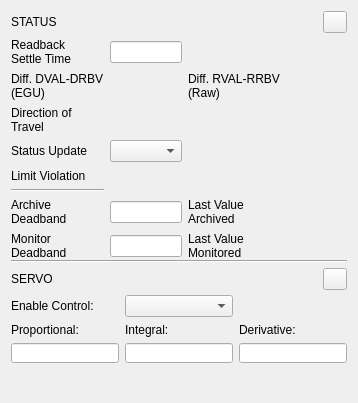
       <widget class="QWidget" name="page_10">
        <layout class="QVBoxLayout" name="verticalLayout_11">
         <property name="spacing">
          <number>0</number>
         </property>
         <property name="bottomMargin">
          <number>0</number>
         </property>
         <item>
          <layout class="QHBoxLayout" name="horizontalLayout_19">
           <item>
            <widget class="QLabel" name="label_172">
             <property name="text">
              <string>STATUS</string>
             </property>
            </widget>
           </item>
           <item>
            <widget class="PyDMRelatedDisplayButton" name="PyDMRelatedDisplayButton_10">
             <property name="maximumSize">
              <size>
               <width>24</width>
               <height>24</height>
              </size>
             </property>
             <property name="toolTip">
              <string/>
             </property>
             <property name="filenames" stdset="0">
              <stringlist>
               <string>mc_expert_individual_screens/expert_motor_status_control.ui</string>
              </stringlist>
             </property>
             <property name="macros" stdset="0">
              <stringlist>
               <string>{&quot;P&quot;:&quot;${P}&quot;,&quot;M&quot;:&quot;${M}&quot;}</string>
              </stringlist>
             </property>
             <property name="openInNewWindow" stdset="0">
              <bool>true</bool>
             </property>
            </widget>
           </item>
          </layout>
         </item>
         <item>
          <spacer name="verticalSpacer_20">
           <property name="orientation">
            <enum>Qt::Vertical</enum>
           </property>
           <property name="sizeType">
            <enum>QSizePolicy::Fixed</enum>
           </property>
           <property name="sizeHint" stdset="0">
            <size>
             <width>20</width>
             <height>5</height>
            </size>
           </property>
          </spacer>
         </item>
         <item>
          <widget class="QWidget" name="widget_status_2" native="true">
           <property name="styleSheet">
            <string notr="true"/>
           </property>
           <layout class="QGridLayout" name="gridLayout_22" columnstretch="1,1,1,1">
            <property name="leftMargin">
             <number>0</number>
            </property>
            <property name="topMargin">
             <number>0</number>
            </property>
            <property name="rightMargin">
             <number>0</number>
            </property>
            <property name="bottomMargin">
             <number>0</number>
            </property>
            <item row="3" column="1">
             <widget class="PyDMLabel" name="PyDMLabel_16">
              <property name="minimumSize">
               <size>
                <width>0</width>
                <height>20</height>
               </size>
              </property>
              <property name="toolTip">
               <string/>
              </property>
              <property name="channel" stdset="0">
               <string>${P}${M}.TDIR</string>
              </property>
             </widget>
            </item>
            <item row="1" column="1">
             <widget class="PyDMLineEdit" name="PyDMLineEdit_88">
              <property name="minimumSize">
               <size>
                <width>0</width>
                <height>20</height>
               </size>
              </property>
              <property name="toolTip">
               <string/>
              </property>
              <property name="channel" stdset="0">
               <string>${P}${M}.DLY</string>
              </property>
             </widget>
            </item>
            <item row="14" column="0">
             <widget class="QLabel" name="label_173">
              <property name="text">
               <string>Monitor
Deadband</string>
              </property>
             </widget>
            </item>
            <item row="13" column="3">
             <widget class="PyDMLabel" name="PyDMLabel_14">
              <property name="minimumSize">
               <size>
                <width>0</width>
                <height>20</height>
               </size>
              </property>
              <property name="toolTip">
               <string/>
              </property>
              <property name="channel" stdset="0">
               <string>${P}${M}.ALST</string>
              </property>
             </widget>
            </item>
            <item row="13" column="0">
             <widget class="QLabel" name="label_174">
              <property name="text">
               <string>Archive
Deadband</string>
              </property>
             </widget>
            </item>
            <item row="14" column="3">
             <widget class="PyDMLabel" name="PyDMLabel_15">
              <property name="minimumSize">
               <size>
                <width>0</width>
                <height>20</height>
               </size>
              </property>
              <property name="toolTip">
               <string/>
              </property>
              <property name="channel" stdset="0">
               <string>${P}${M}.MLST</string>
              </property>
             </widget>
            </item>
            <item row="13" column="1">
             <widget class="PyDMLineEdit" name="PyDMLineEdit_89">
              <property name="minimumSize">
               <size>
                <width>0</width>
                <height>20</height>
               </size>
              </property>
              <property name="toolTip">
               <string/>
              </property>
              <property name="channel" stdset="0">
               <string>${P}${M}.ADEL</string>
              </property>
             </widget>
            </item>
            <item row="3" column="0">
             <widget class="QLabel" name="label_175">
              <property name="text">
               <string>Direction of
Travel</string>
              </property>
             </widget>
            </item>
            <item row="14" column="2">
             <widget class="QLabel" name="label_176">
              <property name="text">
               <string>Last Value
Monitored</string>
              </property>
             </widget>
            </item>
            <item row="14" column="1">
             <widget class="PyDMLineEdit" name="PyDMLineEdit_90">
              <property name="minimumSize">
               <size>
                <width>0</width>
                <height>20</height>
               </size>
              </property>
              <property name="toolTip">
               <string/>
              </property>
              <property name="channel" stdset="0">
               <string>${P}${M}.MDEL</string>
              </property>
             </widget>
            </item>
            <item row="1" column="0">
             <widget class="QLabel" name="label_177">
              <property name="text">
               <string>Readback
Settle Time</string>
              </property>
             </widget>
            </item>
            <item row="2" column="0">
             <widget class="QLabel" name="label_178">
              <property name="text">
               <string>Diff. DVAL-DRBV
(EGU)</string>
              </property>
             </widget>
            </item>
            <item row="4" column="0">
             <widget class="QLabel" name="label_179">
              <property name="text">
               <string>Status Update</string>
              </property>
             </widget>
            </item>
            <item row="13" column="2">
             <widget class="QLabel" name="label_180">
              <property name="text">
               <string>Last Value
Archived</string>
              </property>
             </widget>
            </item>
            <item row="2" column="2">
             <widget class="QLabel" name="label_181">
              <property name="text">
               <string>Diff. RVAL-RRBV
(Raw)</string>
              </property>
             </widget>
            </item>
            <item row="4" column="1">
             <widget class="PyDMEnumComboBox" name="PyDMEnumComboBox_21">
              <property name="minimumSize">
               <size>
                <width>0</width>
                <height>20</height>
               </size>
              </property>
              <property name="toolTip">
               <string/>
              </property>
              <property name="channel" stdset="0">
               <string>${P}${M}.STUP</string>
              </property>
             </widget>
            </item>
            <item row="6" column="0">
             <widget class="Line" name="line_19">
              <property name="minimumSize">
               <size>
                <width>0</width>
                <height>0</height>
               </size>
              </property>
              <property name="orientation">
               <enum>Qt::Horizontal</enum>
              </property>
             </widget>
            </item>
            <item row="2" column="3">
             <widget class="PyDMLabel" name="PyDMLabel_8">
              <property name="minimumSize">
               <size>
                <width>0</width>
                <height>20</height>
               </size>
              </property>
              <property name="toolTip">
               <string/>
              </property>
              <property name="channel" stdset="0">
               <string>${P}${M}.RDIF</string>
              </property>
             </widget>
            </item>
            <item row="2" column="1">
             <widget class="PyDMLabel" name="PyDMLabel_5">
              <property name="minimumSize">
               <size>
                <width>0</width>
                <height>20</height>
               </size>
              </property>
              <property name="toolTip">
               <string/>
              </property>
              <property name="channel" stdset="0">
               <string>${P}${M}.DIFF</string>
              </property>
             </widget>
            </item>
            <item row="5" column="0">
             <widget class="QLabel" name="label">
              <property name="text">
               <string>Limit Violation</string>
              </property>
             </widget>
            </item>
            <item row="5" column="1">
             <layout class="QHBoxLayout" name="horizontalLayout_9">
              <item>
               <widget class="PyDMByteIndicator" name="PyDMByteIndicator_22">
                <property name="minimumSize">
                 <size>
                  <width>15</width>
                  <height>15</height>
                 </size>
                </property>
                <property name="maximumSize">
                 <size>
                  <width>15</width>
                  <height>15</height>
                 </size>
                </property>
                <property name="toolTip">
                 <string/>
                </property>
                <property name="channel" stdset="0">
                 <string>${P}${M}.LVIO</string>
                </property>
                <property name="onColor" stdset="0">
                 <color>
                  <red>255</red>
                  <green>0</green>
                  <blue>0</blue>
                 </color>
                </property>
                <property name="offColor" stdset="0">
                 <color alpha="50">
                  <red>255</red>
                  <green>0</green>
                  <blue>0</blue>
                 </color>
                </property>
                <property name="showLabels" stdset="0">
                 <bool>false</bool>
                </property>
               </widget>
              </item>
             </layout>
            </item>
           </layout>
          </widget>
         </item>
         <item>
          <widget class="Line" name="line_12">
           <property name="orientation">
            <enum>Qt::Horizontal</enum>
           </property>
          </widget>
         </item>
         <item>
          <spacer name="verticalSpacer_22">
           <property name="orientation">
            <enum>Qt::Vertical</enum>
           </property>
           <property name="sizeType">
            <enum>QSizePolicy::Fixed</enum>
           </property>
           <property name="sizeHint" stdset="0">
            <size>
             <width>20</width>
             <height>5</height>
            </size>
           </property>
          </spacer>
         </item>
         <item>
          <layout class="QHBoxLayout" name="horizontalLayout_20">
           <item>
            <widget class="QLabel" name="label_182">
             <property name="text">
              <string>SERVO</string>
             </property>
            </widget>
           </item>
           <item>
            <widget class="PyDMRelatedDisplayButton" name="PyDMRelatedDisplayButton_9">
             <property name="maximumSize">
              <size>
               <width>24</width>
               <height>24</height>
              </size>
             </property>
             <property name="toolTip">
              <string/>
             </property>
             <property name="filenames" stdset="0">
              <stringlist>
               <string>mc_expert_individual_screens/expert_motor_servo_control.ui</string>
              </stringlist>
             </property>
             <property name="macros" stdset="0">
              <stringlist>
               <string>{&quot;P&quot;:&quot;${P}&quot;,&quot;M&quot;:&quot;${M}&quot;}</string>
              </stringlist>
             </property>
             <property name="openInNewWindow" stdset="0">
              <bool>true</bool>
             </property>
            </widget>
           </item>
          </layout>
         </item>
         <item>
          <spacer name="verticalSpacer_21">
           <property name="orientation">
            <enum>Qt::Vertical</enum>
           </property>
           <property name="sizeType">
            <enum>QSizePolicy::Fixed</enum>
           </property>
           <property name="sizeHint" stdset="0">
            <size>
             <width>20</width>
             <height>5</height>
            </size>
           </property>
          </spacer>
         </item>
         <item>
          <widget class="QWidget" name="widget_servo_4" native="true">
           <layout class="QGridLayout" name="gridLayout_23" columnstretch="1,1,1">
            <property name="leftMargin">
             <number>0</number>
            </property>
            <property name="topMargin">
             <number>0</number>
            </property>
            <property name="rightMargin">
             <number>0</number>
            </property>
            <property name="bottomMargin">
             <number>0</number>
            </property>
            <item row="2" column="2">
             <widget class="PyDMLineEdit" name="PyDMLineEdit_93">
              <property name="minimumSize">
               <size>
                <width>0</width>
                <height>20</height>
               </size>
              </property>
              <property name="maximumSize">
               <size>
                <width>16777215</width>
                <height>20</height>
               </size>
              </property>
              <property name="toolTip">
               <string/>
              </property>
              <property name="channel" stdset="0">
               <string>${P}${M}.DCOF</string>
              </property>
             </widget>
            </item>
            <item row="1" column="2">
             <widget class="QLabel" name="label_183">
              <property name="text">
               <string>Derivative:</string>
              </property>
             </widget>
            </item>
            <item row="2" column="1">
             <widget class="PyDMLineEdit" name="PyDMLineEdit_94">
              <property name="minimumSize">
               <size>
                <width>0</width>
                <height>20</height>
               </size>
              </property>
              <property name="maximumSize">
               <size>
                <width>16777215</width>
                <height>20</height>
               </size>
              </property>
              <property name="toolTip">
               <string/>
              </property>
              <property name="channel" stdset="0">
               <string>${P}${M}.ICOF</string>
              </property>
             </widget>
            </item>
            <item row="1" column="0">
             <widget class="QLabel" name="label_184">
              <property name="text">
               <string>Proportional:</string>
              </property>
             </widget>
            </item>
            <item row="2" column="0">
             <widget class="PyDMLineEdit" name="PyDMLineEdit_95">
              <property name="minimumSize">
               <size>
                <width>0</width>
                <height>20</height>
               </size>
              </property>
              <property name="maximumSize">
               <size>
                <width>16777215</width>
                <height>20</height>
               </size>
              </property>
              <property name="toolTip">
               <string/>
              </property>
              <property name="channel" stdset="0">
               <string>${P}${M}.PCOF</string>
              </property>
             </widget>
            </item>
            <item row="0" column="1">
             <widget class="PyDMEnumComboBox" name="PyDMEnumComboBox_22">
              <property name="minimumSize">
               <size>
                <width>0</width>
                <height>20</height>
               </size>
              </property>
              <property name="toolTip">
               <string/>
              </property>
              <property name="channel" stdset="0">
               <string>${P}${M}.CNEN</string>
              </property>
             </widget>
            </item>
            <item row="1" column="1">
             <widget class="QLabel" name="label_185">
              <property name="text">
               <string>Integral:</string>
              </property>
             </widget>
            </item>
            <item row="0" column="0">
             <widget class="QLabel" name="label_186">
              <property name="text">
               <string>Enable Control:</string>
              </property>
             </widget>
            </item>
           </layout>
          </widget>
         </item>
         <item>
          <spacer name="verticalSpacer_12">
           <property name="orientation">
            <enum>Qt::Vertical</enum>
           </property>
           <property name="sizeHint" stdset="0">
            <size>
             <width>20</width>
             <height>40</height>
            </size>
           </property>
          </spacer>
         </item>
        </layout>
       </widget>
